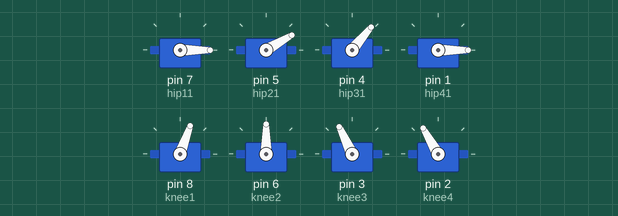
This sketch was run on a simulated Arduino Uno, built with avr-gcc and run on an emulated ATmega328P. On the bench: 8 × servo. Random numbers use the default seed unless the sketch sets one.

Above: at 0.06 s.
At 4.99 s:
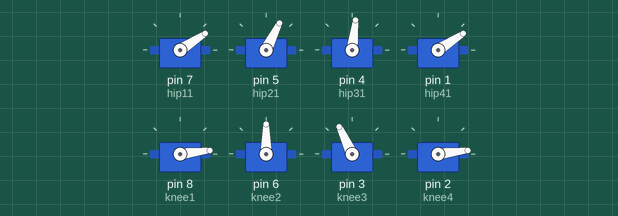
At 9.92 s:
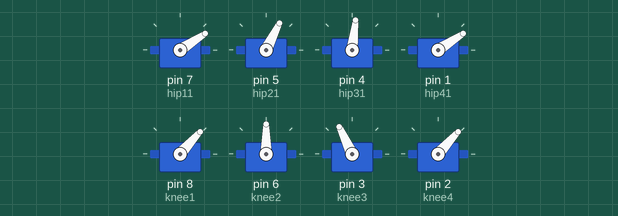
At 19.89 s:
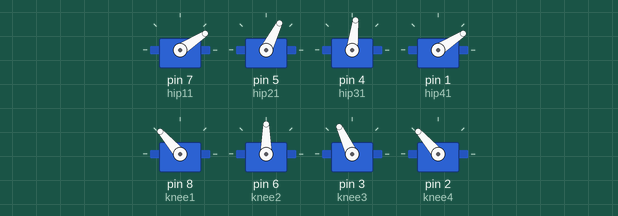
At 29.88 s:
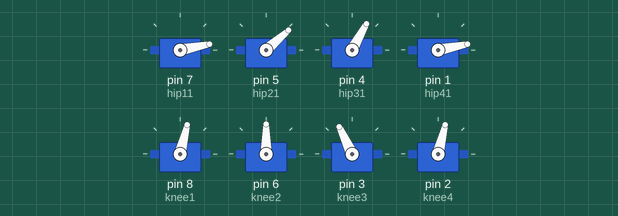
At 39.85 s:
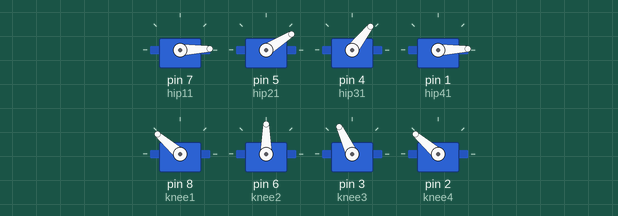
Timing chart, 0 to 40.0 s (numbered marks = the images above):
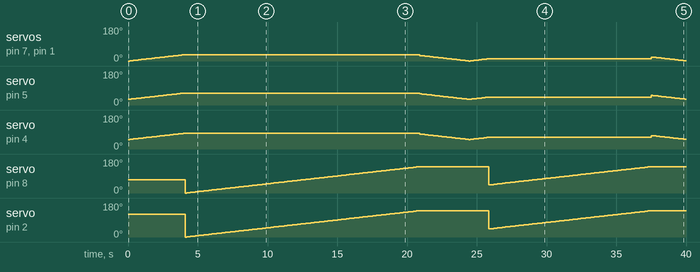

The sketch:

SUPER_SEXY_GAIT_SETUP.ino
```cpp
#include <Servo.h>
#include <time.h>
// set the names of the servos
/*
hip11 = front right hip
knee1 = front right knee
hip21 = front left hip
knee2 = front left knee

*/

Servo hip11;
Servo hip21;
Servo hip31;
Servo hip41;
Servo knee1;
Servo knee2;
Servo knee3;
Servo knee4;

void setup()
{
  //pinMode(13, OUTPUT);  // LED pin
  // assign servos to pins and center servos
  srand (time(NULL));
  hip11.attach(7);
  hip21.attach(5);
  hip31.attach(4);
  hip41.attach(1);

  knee1.attach(8);
  knee2.attach(6);
  knee3.attach(3);
  knee4.attach(2);

  {
    knee3.write(115); //Stand(115) Reach (50)
    knee4.write(120); //Stand 95, Reach 145
    knee2.write(90); // Stand(75) Reach (180-165)
    knee1.write(70); // Stand(90) Reach(0-15)

    //hip11.write(100); // Foward(15) Side(100)
    //hip21.write(80);  //Side(79), Forward(170)
    hip31.write(120);  // Side 120
    hip41.write(60); //Side 80,

    }

}


void slowga() {
  int k = rand() % 100 + 40;
  delay(120);
  }

void finger() {
  int i,p,l;
  p = rand() % 60;
  l = rand() % 40;
  for (i=p;i<140;i++) {
    knee4.write(i);
    knee1.write(i);
    slowga();
  }
  for (i=l;i>70;i--) {
    knee4.write(i);
    knee1.write(i);
    slowga();
   }
}

void super(int p) {
    int cheese = p;
    int i,u;
    u = rand() % 40;
    switch(cheese) {
      case 1:
        for (i=0; i<u ; i++) {
        hip11.write(i);
        hip21.write(i+30);
        hip31.write(i+50);
        hip41.write(i);
        slowga();
        }
        break;
      case -1:
        for (i=u; i>0 ; i--) {
        hip11.write(i);
        hip21.write(i+30);
        hip31.write(i+50);
        hip41.write(i);
        slowga();
      }
        break;
      }

  }

void shimy() {
  super(1);
  finger();
  super(-1);
  }


void curl4() {
  knee1.write(115);
  knee2.write(50);
  knee3.write(150);
  knee4.write(145);
  hip11.write(60);
  hip21.write(140);
  hip31.write(160);
  hip41.write(30);
  slowga();
  }

void straight() {
  knee3.write(115); //Stand(115) Reach (50)
  knee4.write(95); //Stand 95, Reach 145
  knee2.write(90); // Stand(75) Reach (180-165)
  knee1.write(70); // Stand(90) Reach(0-15)
  slowga();
  }


void reach4() {
  hip41.write(0);
  slowga();
  knee4.write(145);
  slowga();
  }

void neutral() {
  knee3.write(115); //Stand(115) Reach (50)
  knee4.write(95); //Stand 95, Reach 145
  knee2.write(90); // Stand(75) Reach (180-165)
  knee1.write(70); // Stand(90) Reach(0-15)
  slowga();
  hip11.write(60);
  hip21.write(140);
  hip31.write(160);
  hip41.write(60);
  slowga();
  }

void reach3() {
  hip31.write(180);
  slowga();
  knee3.write(40);
  }

void curl3() {
  knee1.write(115);
  knee2.write(50);
  knee3.write(80);
  knee4.write(95);
  hip11.write(60);
  hip21.write(140);
  hip31.write(90);
  hip41.write(60);
  slowga();
  }

void straight3() {
  knee3.write(115); //Stand(115) Reach (50)
  knee4.write(95); //Stand 95, Reach 145
  knee2.write(90); // Stand(75) Reach (180-165)
  knee1.write(90); // Stand(90) Reach(0-15)
  slowga();
  }

void loop()
{
  //Smooth Gait Function.

  shimy();

  /*
  //Functional Lateral Movement
  curl4();
  reach4();
  straight();
  neutral();

  curl3();
  reach3();
  straight();
  neutral();

  */
}


/*Code Graveyard/Recycle Bin:
 *
 *
 * void LimbTread()
{
  int i,k;
  for (i=0;i<116;i++) {
    k=i;
    hip11.write(k);
    hip21.write(k+50);
    hip31.write(k+100);
    hip41.write(k-10);
    knee1.write(k-10);
    knee2.write(k+40);
    knee4.write(k+40);
    knee3.write(k+10);
    rest();
  }
}

void LimbTread2()
{
  int i,f;
  for (i=0;i<60;i++) {
    f=70-i;
    hip11.write(f);
    hip21.write(f+10);
    hip31.write(f+100);
    hip41.write(f-10);
    knee1.write(f-10);
    knee2.write(f+40);
    knee3.write(f+10);
    knee4.write(f+40);
    rest();
  }
}

void Right() {
  knee2.write(80);
  knee3.write(70);
  knee1.write(90);
  knee4.write(120);
  }

void rest() {
  delay(5);
  }

void sleep() {
  hip11.write(15);
  hip21.write(170);
  hip31.write(50);
  hip41.write(160);
  knee1.write(140);
  knee2.write(30);
  knee3.write(140);
  knee4.write(60);
  }

void kill() {
  hip11.write(120);
  hip21.write(79);
  hip31.write(120);
  hip41.write(80);
  knee1.write(15);
  knee2.write(160);
  knee3.write(30);
  knee4.write(150);

  }

 void swipeLimb1() {

  int i;
  for (i=0; i<90; i++) {
    hip11.write(i+20);
    knee1.write((i/2)+20);
  }
}

void swipeLimb2() {

  int i,k;
  for (i=0; i<90; i++) {
    k=-i;
    hip11.write(k+20);
    knee1.write((k/2)+20);
  }
}

*/
```

Measured:
- by itself, servo on pin 5 (hip21): 30° → 31° at 0.12 s, → 32° 0.12 s later, → 33° 0.12 s later, → 34° 0.12 s later, … (95 changes in this stretch)
- by itself, servo on pin 4 (hip31): 50° → 51° at 0.12 s, → 52° 0.12 s later, → 53° 0.12 s later, → 54° 0.12 s later, … (95 changes in this stretch)
- by itself, servo on pin 8 (knee1): 70° → 0° at 4.1 s, → 1° 0.12 s later, → 2° 0.12 s later, → 3° 0.12 s later, … (237 changes in this stretch)
- by itself, servo on pin 2 (knee4): 120° → 0° at 4.1 s, → 1° 0.12 s later, → 2° 0.12 s later, → 3° 0.12 s later, … (237 changes in this stretch)
- by itself, servo on pin 7 (hip11), servo on pin 1 (hip41): 0° → 1° at 0.12 s, → 2° 0.12 s later, → 3° 0.12 s later, → 4° 0.12 s later, … (95 changes in this stretch)
